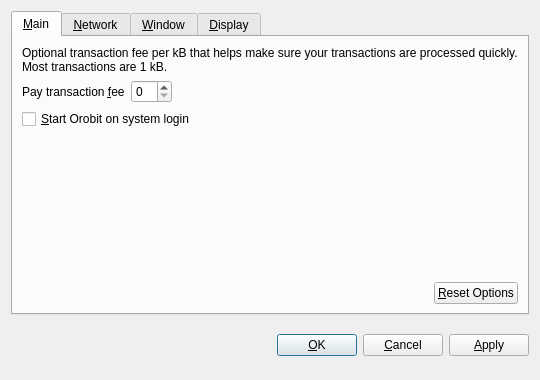
<?xml version="1.0" encoding="UTF-8"?>
<ui version="4.0">
 <class>OptionsDialog</class>
 <widget class="QDialog" name="OptionsDialog">
  <property name="geometry">
   <rect>
    <x>0</x>
    <y>0</y>
    <width>540</width>
    <height>380</height>
   </rect>
  </property>
  <property name="windowTitle">
   <string>Options</string>
  </property>
  <property name="modal">
   <bool>true</bool>
  </property>
  <layout class="QVBoxLayout" name="verticalLayout">
   <item>
    <widget class="QTabWidget" name="tabWidget">
     <property name="tabPosition">
      <enum>QTabWidget::North</enum>
     </property>
     <property name="currentIndex">
      <number>0</number>
     </property>
     <widget class="QWidget" name="tabMain">
      <attribute name="title">
       <string>&amp;Main</string>
      </attribute>
      <layout class="QVBoxLayout" name="verticalLayout_Main">
       <item>
        <widget class="QLabel" name="transactionFeeInfoLabel">
         <property name="text">
          <string>Optional transaction fee per kB that helps make sure your transactions are processed quickly. Most transactions are 1 kB.</string>
         </property>
         <property name="textFormat">
          <enum>Qt::PlainText</enum>
         </property>
         <property name="wordWrap">
          <bool>true</bool>
         </property>
        </widget>
       </item>
       <item>
        <layout class="QHBoxLayout" name="horizontalLayout_1_Main">
         <item>
          <widget class="QLabel" name="transactionFeeLabel">
           <property name="text">
            <string>Pay transaction &amp;fee</string>
           </property>
           <property name="textFormat">
            <enum>Qt::PlainText</enum>
           </property>
           <property name="buddy">
            <cstring>transactionFee</cstring>
           </property>
          </widget>
         </item>
         <item>
          <widget class="BitcoinAmountField" name="transactionFee"/>
         </item>
         <item>
          <spacer name="horizontalSpacer_1_Main">
           <property name="orientation">
            <enum>Qt::Horizontal</enum>
           </property>
           <property name="sizeHint" stdset="0">
            <size>
             <width>40</width>
             <height>20</height>
            </size>
           </property>
          </spacer>
         </item>
        </layout>
       </item>
       <item>
        <widget class="QCheckBox" name="bitcoinAtStartup">
         <property name="toolTip">
          <string>Automatically start Orobit after logging in to the system.</string>
         </property>
         <property name="text">
          <string>&amp;Start Orobit on system login</string>
         </property>
        </widget>
       </item>
       <item>
        <spacer name="verticalSpacer_Main">
         <property name="orientation">
          <enum>Qt::Vertical</enum>
         </property>
         <property name="sizeHint" stdset="0">
          <size>
           <width>20</width>
           <height>40</height>
          </size>
         </property>
        </spacer>
       </item>
       <item>
        <layout class="QHBoxLayout" name="horizontalLayout_2_Main">
         <item>
          <spacer name="horizontalSpacer_2_Main">
           <property name="orientation">
            <enum>Qt::Horizontal</enum>
           </property>
           <property name="sizeHint" stdset="0">
            <size>
             <width>40</width>
             <height>20</height>
            </size>
           </property>
          </spacer>
         </item>
         <item>
          <widget class="QPushButton" name="resetButton">
           <property name="toolTip">
            <string>Reset all client options to default.</string>
           </property>
           <property name="text">
            <string>&amp;Reset Options</string>
           </property>
           <property name="autoDefault">
            <bool>false</bool>
           </property>
          </widget>
         </item>
        </layout>
       </item>
      </layout>
     </widget>
     <widget class="QWidget" name="tabNetwork">
      <attribute name="title">
       <string>&amp;Network</string>
      </attribute>
      <layout class="QVBoxLayout" name="verticalLayout_Network">
       <item>
        <widget class="QCheckBox" name="mapPortUpnp">
         <property name="toolTip">
          <string>Automatically open the Orobit client port on the router. This only works when your router supports UPnP and it is enabled.</string>
         </property>
         <property name="text">
          <string>Map port using &amp;UPnP</string>
         </property>
        </widget>
       </item>
       <item>
        <widget class="QCheckBox" name="connectSocks">
         <property name="toolTip">
          <string>Connect to the Orobit network through a SOCKS proxy (e.g. when connecting through Tor).</string>
         </property>
         <property name="text">
          <string>&amp;Connect through SOCKS proxy:</string>
         </property>
        </widget>
       </item>
       <item>
        <layout class="QHBoxLayout" name="horizontalLayout_Network">
         <item>
          <widget class="QLabel" name="proxyIpLabel">
           <property name="text">
            <string>Proxy &amp;IP:</string>
           </property>
           <property name="textFormat">
            <enum>Qt::PlainText</enum>
           </property>
           <property name="buddy">
            <cstring>proxyIp</cstring>
           </property>
          </widget>
         </item>
         <item>
          <widget class="QValidatedLineEdit" name="proxyIp">
           <property name="maximumSize">
            <size>
             <width>140</width>
             <height>16777215</height>
            </size>
           </property>
           <property name="toolTip">
            <string>IP address of the proxy (e.g. 127.0.0.1)</string>
           </property>
          </widget>
         </item>
         <item>
          <widget class="QLabel" name="proxyPortLabel">
           <property name="text">
            <string>&amp;Port:</string>
           </property>
           <property name="textFormat">
            <enum>Qt::PlainText</enum>
           </property>
           <property name="buddy">
            <cstring>proxyPort</cstring>
           </property>
          </widget>
         </item>
         <item>
          <widget class="QLineEdit" name="proxyPort">
           <property name="maximumSize">
            <size>
             <width>55</width>
             <height>16777215</height>
            </size>
           </property>
           <property name="toolTip">
            <string>Port of the proxy (e.g. 9050)</string>
           </property>
          </widget>
         </item>
         <item>
          <widget class="QLabel" name="socksVersionLabel">
           <property name="text">
            <string>SOCKS &amp;Version:</string>
           </property>
           <property name="textFormat">
            <enum>Qt::PlainText</enum>
           </property>
           <property name="buddy">
            <cstring>socksVersion</cstring>
           </property>
          </widget>
         </item>
         <item>
          <widget class="QValueComboBox" name="socksVersion">
           <property name="toolTip">
            <string>SOCKS version of the proxy (e.g. 5)</string>
           </property>
          </widget>
         </item>
         <item>
          <spacer name="horizontalSpacer_Network">
           <property name="orientation">
            <enum>Qt::Horizontal</enum>
           </property>
           <property name="sizeHint" stdset="0">
            <size>
             <width>40</width>
             <height>20</height>
            </size>
           </property>
          </spacer>
         </item>
        </layout>
       </item>
       <item>
        <spacer name="verticalSpacer_Network">
         <property name="orientation">
          <enum>Qt::Vertical</enum>
         </property>
         <property name="sizeHint" stdset="0">
          <size>
           <width>20</width>
           <height>40</height>
          </size>
         </property>
        </spacer>
       </item>
      </layout>
     </widget>
     <widget class="QWidget" name="tabWindow">
      <attribute name="title">
       <string>&amp;Window</string>
      </attribute>
      <layout class="QVBoxLayout" name="verticalLayout_Window">
       <item>
        <widget class="QCheckBox" name="minimizeToTray">
         <property name="toolTip">
          <string>Show only a tray icon after minimizing the window.</string>
         </property>
         <property name="text">
          <string>&amp;Minimize to the tray instead of the taskbar</string>
         </property>
        </widget>
       </item>
       <item>
        <widget class="QCheckBox" name="minimizeOnClose">
         <property name="toolTip">
          <string>Minimize instead of exit the application when the window is closed. When this option is enabled, the application will be closed only after selecting Quit in the menu.</string>
         </property>
         <property name="text">
          <string>M&amp;inimize on close</string>
         </property>
        </widget>
       </item>
       <item>
        <spacer name="verticalSpacer_Window">
         <property name="orientation">
          <enum>Qt::Vertical</enum>
         </property>
         <property name="sizeHint" stdset="0">
          <size>
           <width>20</width>
           <height>40</height>
          </size>
         </property>
        </spacer>
       </item>
      </layout>
     </widget>
     <widget class="QWidget" name="tabDisplay">
      <attribute name="title">
       <string>&amp;Display</string>
      </attribute>
      <layout class="QVBoxLayout" name="verticalLayout_Display">
       <item>
        <layout class="QHBoxLayout" name="horizontalLayout_1_Display">
         <item>
          <widget class="QLabel" name="langLabel">
           <property name="text">
            <string>User Interface &amp;language:</string>
           </property>
           <property name="textFormat">
            <enum>Qt::PlainText</enum>
           </property>
           <property name="buddy">
            <cstring>lang</cstring>
           </property>
          </widget>
         </item>
         <item>
          <widget class="QValueComboBox" name="lang">
           <property name="toolTip">
            <string>The user interface language can be set here. This setting will take effect after restarting Orobit.</string>
           </property>
          </widget>
         </item>
        </layout>
       </item>
       <item>
        <layout class="QHBoxLayout" name="horizontalLayout_2_Display">
         <item>
          <widget class="QLabel" name="unitLabel">
           <property name="text">
            <string>&amp;Unit to show amounts in:</string>
           </property>
           <property name="textFormat">
            <enum>Qt::PlainText</enum>
           </property>
           <property name="buddy">
            <cstring>unit</cstring>
           </property>
          </widget>
         </item>
         <item>
          <widget class="QValueComboBox" name="unit">
           <property name="toolTip">
            <string>Choose the default subdivision unit to show in the interface and when sending coins.</string>
           </property>
          </widget>
         </item>
        </layout>
       </item>
       <item>
        <widget class="QCheckBox" name="displayAddresses">
         <property name="toolTip">
          <string>Whether to show Orobit addresses in the transaction list or not.</string>
         </property>
         <property name="text">
          <string>&amp;Display addresses in transaction list</string>
         </property>
        </widget>
       </item>
       <item>
        <spacer name="verticalSpacer_Display">
         <property name="orientation">
          <enum>Qt::Vertical</enum>
         </property>
         <property name="sizeHint" stdset="0">
          <size>
           <width>20</width>
           <height>40</height>
          </size>
         </property>
        </spacer>
       </item>
      </layout>
     </widget>
    </widget>
   </item>
   <item>
    <layout class="QHBoxLayout" name="horizontalLayout_Buttons">
     <item>
      <spacer name="horizontalSpacer_1">
       <property name="orientation">
        <enum>Qt::Horizontal</enum>
       </property>
       <property name="sizeHint" stdset="0">
        <size>
         <width>40</width>
         <height>48</height>
        </size>
       </property>
      </spacer>
     </item>
     <item>
      <widget class="QLabel" name="statusLabel">
       <property name="font">
        <font>
         <weight>75</weight>
         <bold>true</bold>
        </font>
       </property>
       <property name="text">
        <string/>
       </property>
       <property name="textFormat">
        <enum>Qt::PlainText</enum>
       </property>
       <property name="wordWrap">
        <bool>true</bool>
       </property>
      </widget>
     </item>
     <item>
      <spacer name="horizontalSpacer_2">
       <property name="orientation">
        <enum>Qt::Horizontal</enum>
       </property>
       <property name="sizeHint" stdset="0">
        <size>
         <width>40</width>
         <height>48</height>
        </size>
       </property>
      </spacer>
     </item>
     <item>
      <widget class="QPushButton" name="okButton">
       <property name="text">
        <string>&amp;OK</string>
       </property>
      </widget>
     </item>
     <item>
      <widget class="QPushButton" name="cancelButton">
       <property name="text">
        <string>&amp;Cancel</string>
       </property>
       <property name="autoDefault">
        <bool>false</bool>
       </property>
      </widget>
     </item>
     <item>
      <widget class="QPushButton" name="applyButton">
       <property name="text">
        <string>&amp;Apply</string>
       </property>
       <property name="autoDefault">
        <bool>false</bool>
       </property>
      </widget>
     </item>
    </layout>
   </item>
  </layout>
 </widget>
 <customwidgets>
  <customwidget>
   <class>BitcoinAmountField</class>
   <extends>QSpinBox</extends>
   <header>bitcoinamountfield.h</header>
  </customwidget>
  <customwidget>
   <class>QValueComboBox</class>
   <extends>QComboBox</extends>
   <header>qvaluecombobox.h</header>
  </customwidget>
  <customwidget>
   <class>QValidatedLineEdit</class>
   <extends>QLineEdit</extends>
   <header>qvalidatedlineedit.h</header>
  </customwidget>
 </customwidgets>
 <resources/>
 <connections/>
</ui>
